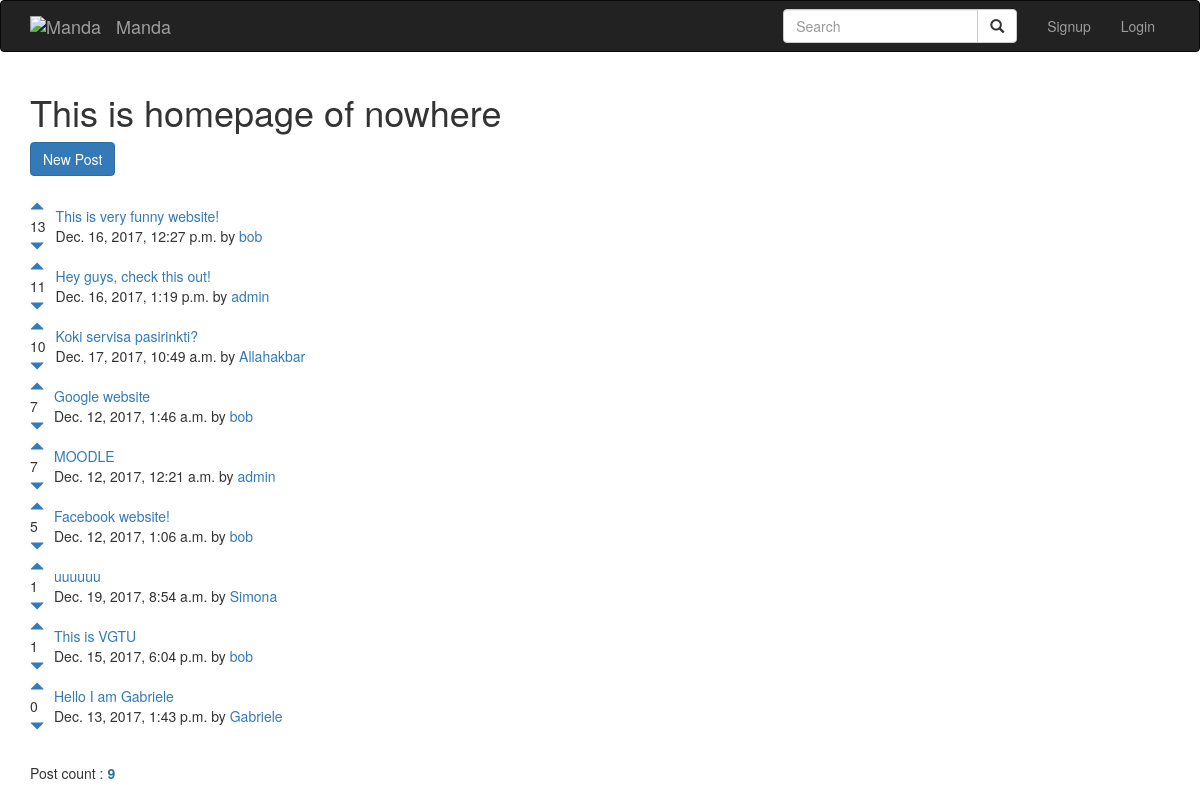
The page / on the database its author committed.
### posts/models.py (models this page shows)
class Post(models.Model):
	title = models.CharField(max_length = 200)
	url = models.TextField()
	pub_date = models.DateTimeField()
	author = models.ForeignKey(User, on_delete=models.CASCADE)
	votes_total = models.IntegerField(default = 1)

### posts/views.py (the view)
# urls.py: 2. Add a URL to urlpatterns:  url(r'^$', views.home, name='home')
def home(request):
	posts = Post.objects.order_by('-votes_total', '-pub_date')
	query = request.GET.get("q")
	if query:
		posts = posts.filter(
			Q(title__icontains=query) |
			Q(url__icontains=query) |
			Q(author__username__icontains=query)
			).distinct()
	post_numbers =  posts.count()
	return render(request, 'posts/home.html', {'posts':posts, 'post_numbers':post_numbers})

### posts/templates/posts/home.html (shortened to what this page needs)
{% extends 'base.html' %}
{% block content %}
<h1> This is homepage of nowhere </h1>
<a class="btn btn-primary" href="{% url 'posts:create' %}"> New Post </a>
<br />
<br />
{% for post in posts.all %}
<table>
	<tr>
		<td style="padding-right: 10px;"> <a href="#" onClick="document.getElementById('upvote{{ post.id }}').submit()"><span class="glyphicon glyphicon-triangle-top"></span> </a> <br /> {{post.votes_total}} <br /> <a href="#" onClick="document.getElementById('downvote{{ post.id }}').submit()"> <span class="glyphicon glyphicon-triangle-bottom"></span> </td>
		<td> <a href="{{post.url}}">{{post.title}}</a> <br /> {{ post.pub_date }} by <a href="{% url 'posts:userposts' post.author.id %}">{{ post.author.username }}</a><br /></td>
	</tr>
</table>
{% endfor %}
<br />
<h5> Post count : <strong class='text-info'> {{ post_numbers }} </strong> </h5>
{% endblock %}

### templates/base.html (shortened to what this page needs)
<!DOCTYPE html>
<html lang="en">
  <head>
    <link href="//netdna.bootstrapcdn.com/bootstrap/3.3.7/css/bootstrap.min.css" rel="stylesheet">
  </head>
  <body>
    <nav class="navbar navbar-inverse">
      <div class="container">
        <div class="navbar-header">
          {% load static %}
          <a class="navbar-brand" href="{% url 'home' %}"><img src="https://i.imgur.com/KkSBNTL.png" alt="Manda" height="25px"; width="auto";></a>
          <a class="navbar-brand" href="{% url 'home' %}">Manda</a>
        </div>
        <div class="collapse navbar-collapse" id="mynav">
          <ul class="nav navbar-nav navbar-right">
            <li>
            <form class="navbar-form" role="search">
              <div class="input-group">
                  <input type="text" class="form-control" placeholder="Search" name="q" value="{{ request.GET.q }}">
                  <div class="input-group-btn">
                      <button class="btn btn-default" type="submit"><i class="glyphicon glyphicon-search"></i></button>
                  </div>
              </div>
              </form>
            </li>
            {% if user.is_authenticated %}
            <li><a href="#" onClick="document.getElementById('logout').submit()">Logout</a></li>
            <form id="logout" method="POST" action="{% url 'accounts:logout' %}">
              {% csrf_token %}
              <input type="hidden">
            </form>
            {% else %}
            <li><a href="{% url 'accounts:signup' %}">Signup</a></li>
            <li><a href="{% url 'accounts:login' %}">Login</a></li>
            {% endif %}
          </ul>
        </div>
      </div>
    </nav>
    <div class="container">
      {% block content %}
      {% endblock %}
    </div>
  </body>
</html>

### rows shown on the page
Post: votes_total "13", title "This is very funny website!", pub_date "Dec. 16, 2017, 12:27 p.m.", author.username "bob"
Post: votes_total "11", title "Hey guys, check this out!", pub_date "Dec. 16, 2017, 1:19 p.m.", author.username "admin"
Post: votes_total "10", title "Koki servisa pasirinkti?", pub_date "Dec. 17, 2017, 10:49 a.m.", author.username "Allahakbar"
Post: votes_total "7", title "Google website", pub_date "Dec. 12, 2017, 1:46 a.m.", author.username "bob"
Post: votes_total "7", title "MOODLE", pub_date "Dec. 12, 2017, 12:21 a.m.", author.username "admin"
Post: votes_total "5", title "Facebook website!", pub_date "Dec. 12, 2017, 1:06 a.m.", author.username "bob"
Post: votes_total "1", title "uuuuuu", pub_date "Dec. 19, 2017, 8:54 a.m.", author.username "Simona"
Post: votes_total "1", title "This is VGTU", pub_date "Dec. 15, 2017, 6:04 p.m.", author.username "bob"
Post: votes_total "0", title "Hello I am Gabriele", pub_date "Dec. 13, 2017, 1:43 p.m.", author.username "Gabriele"

### other values the page prints
{{ post_numbers }} "9"
